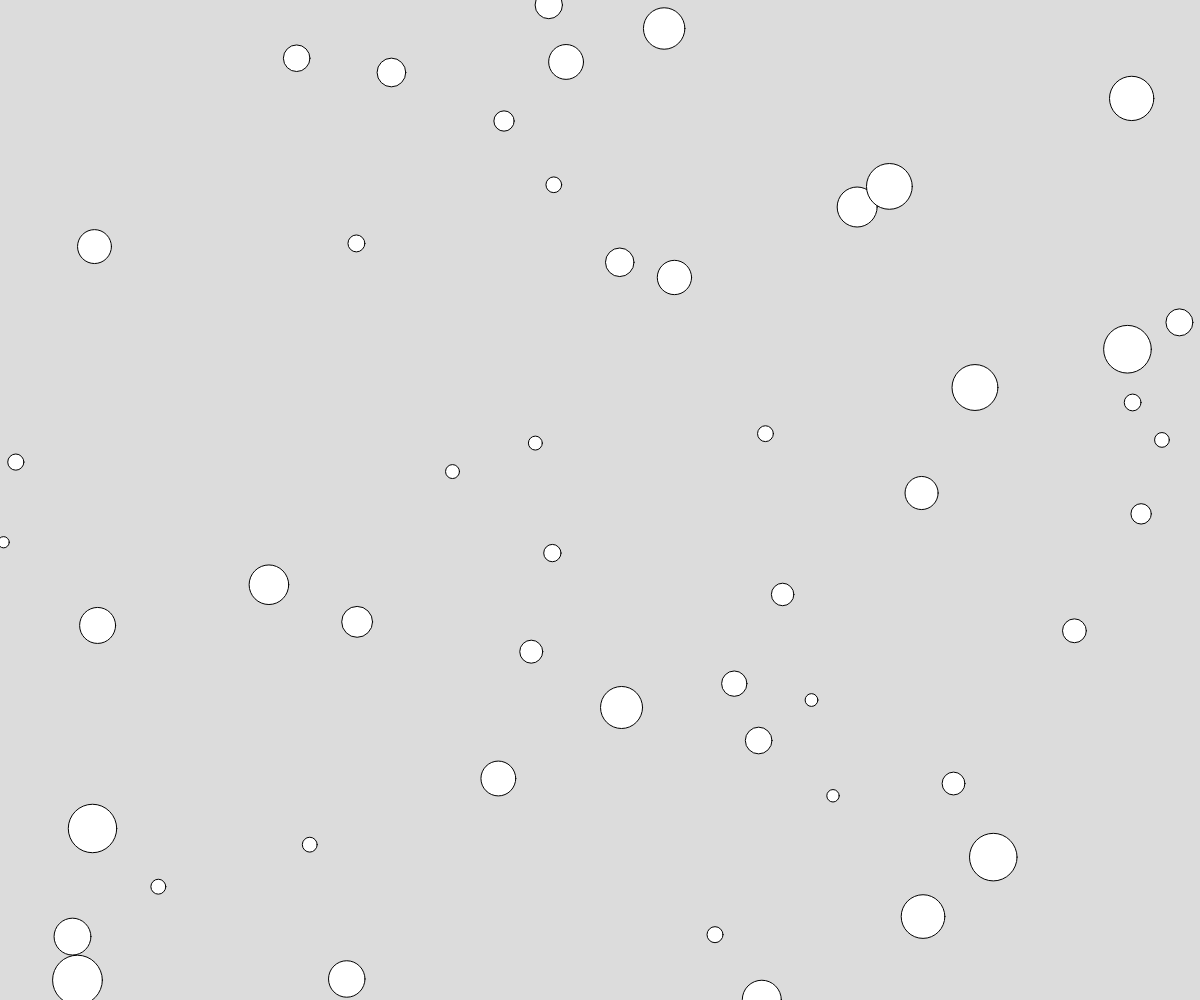
Frame 1 (no input)
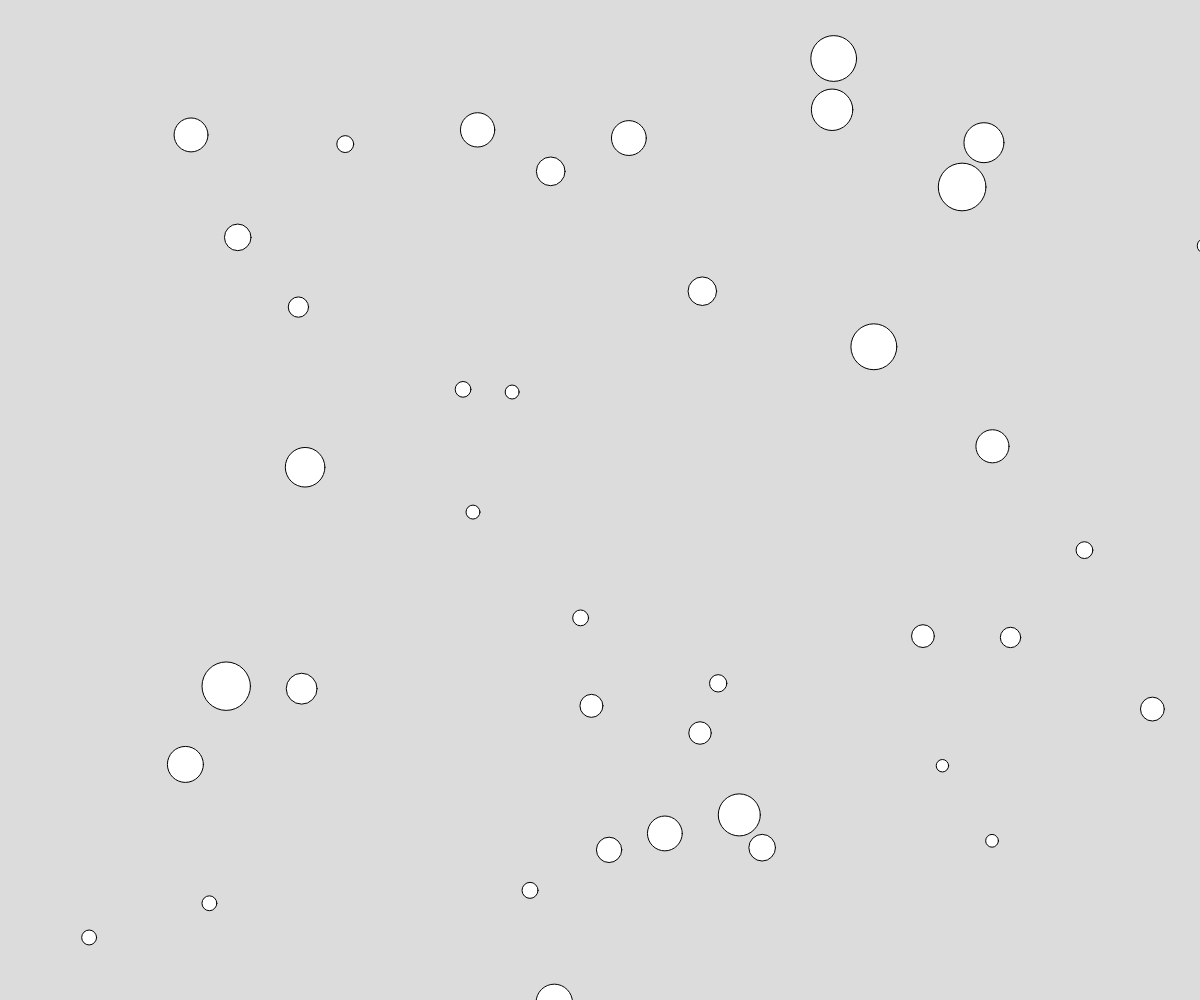
Frame 60 (no input)
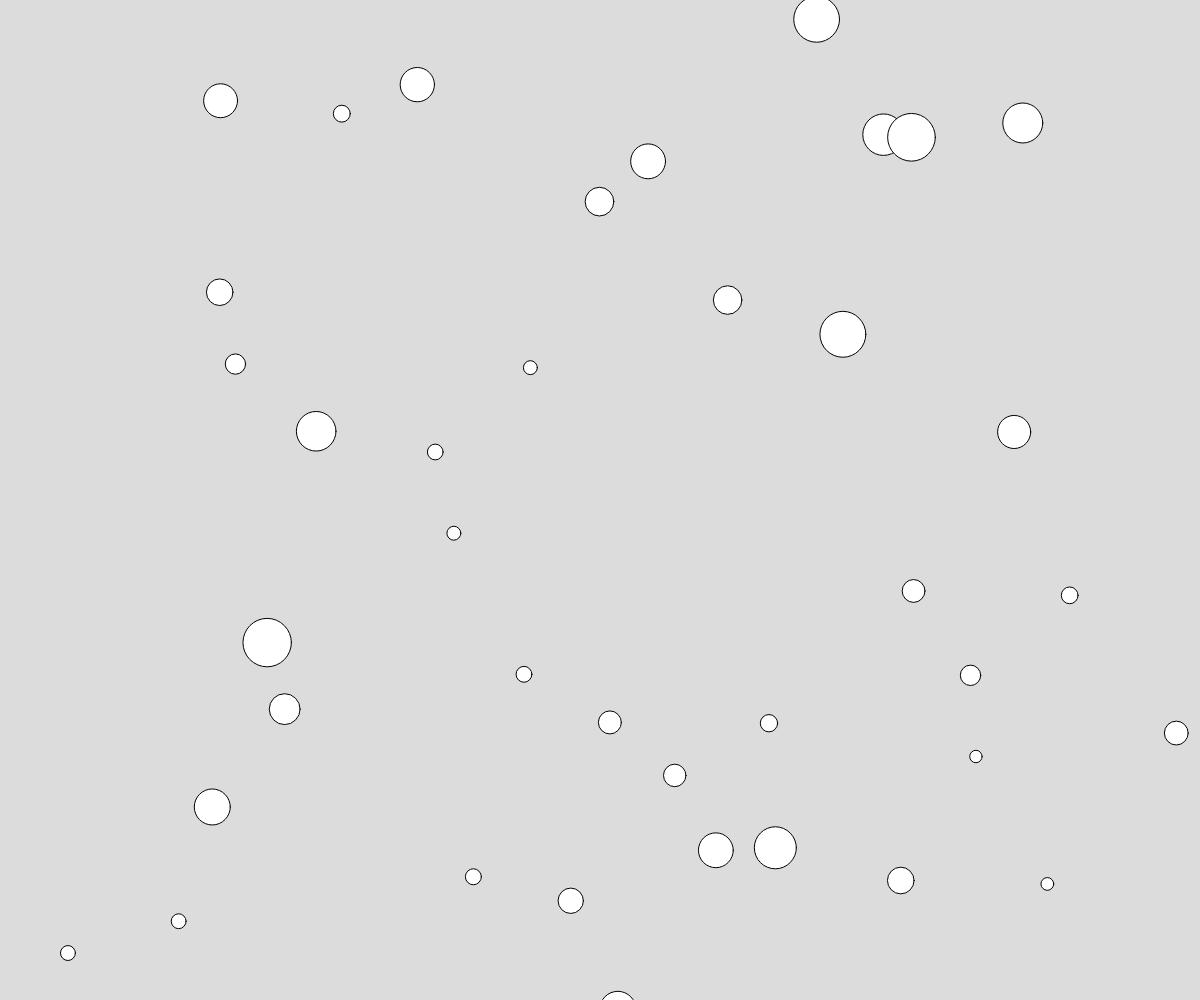
Frame 120 (the mouse pressed at the canvas centre since frame 60)

The p5.js sketch that drew these frames (run headless with seeded random() and noise() and a simulated clock; from frame 60 on, the mouse is pressed at the canvas centre):

// p5.js sketch
// ── sketch.js
// multiple objects independent motion demo
// https://editor.p5js.org/whatmakeart/sketches/FL3ovdqGD

// fun ideas to add
// use lerp() to make the fill() of each pebble change as it moves
// have the size change during the motion
// give each pebble a different rate of change

let pebbles = []; // create an array to hold the pebble objects
let motionRangeX; // ammount of motion allowed in x direction
let motionRangeY; // ammount of motion alloued in y direction

// create the Pebble class
class Pebble {
  constructor(x, y, size) {
    this.x = x;
    this.y = y;
    this.size = size;
    // set firt targetY to y plus a random value
    this.targetY = y + random(-motionRangeY, motionRangeY);
    // set firt targetX to x plus a random value
    this.targetX = x + random(-motionRangeX, motionRangeX);
  }

  // new method to show pebble
  showPebble() {
    circle(this.x, this.y, this.size);
  }

  // method tomove the pebble to new position
  movePebble() {
    // move toward the targetY using linear interpolation for smoother movement
    // third parameter is the percentage movement per step
    // higher numbers make faster movement so 0.5 is much faster than 0.05
    this.y = lerp(this.y, this.targetY, 0.02);
    // move toward the targetX using linear interpolation
    this.x = lerp(this.x, this.targetX, 0.02);

    // update the targetY and targetX to keep the pebble moving rather than just moving once to the target coordinates
    // use conditional to check if absolute value of this.y - this.targetY is less than 1
    // this determines if it made it to the target yet
    // if it is at the target, then make a new target, otherwise, keep going to current target.
    // https://p5js.org/reference/#/p5/abs
    if (abs(this.y - this.targetY) < 1) {
      this.targetY = this.y + random(-motionRangeY, motionRangeY); // new targetY
      // put target in canvas if object is outside of canvas
      if (this.y < 0 || this.y > height) {
        this.targetY = random(height/5,height/1.2);
      }
    }
    if (abs(this.x - this.targetX) < 1) {
      this.targetX = this.x + random(-motionRangeX, motionRangeX); // new targetX
        // put target in canvas if object is outside of canvas
      if (this.x < 0 || this.x > width) {
        this.targetX = random(width/5,width/1.2);
      }
    }
  }
}

function setup() {
  createCanvas(windowWidth, windowHeight);
  motionRangeX = width / 4;
  motionRangeY = width / 4;
  // make 50 new pebble objects at random locations with sizes between 10 and 50
  for (i = 0; i < 50; i++) {
    pebbles.push(new Pebble(random(width), random(height), random(10, 50)));
  }
}

function draw() {
  background(220);
  for (let i = 0; i < pebbles.length; i++) {
    pebbles[i].showPebble();
    pebbles[i].movePebble();
  }
}

// built in p5.js resize function
function windowResized() {
  resizeCanvas(windowWidth, windowHeight);
}
